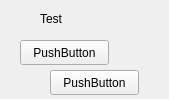
<?xml version="1.0" encoding="UTF-8"?>
<ui version="4.0">
 <class>Test</class>
 <widget class="QWidget" name="Test">
  <property name="geometry">
   <rect>
    <x>0</x>
    <y>0</y>
    <width>169</width>
    <height>99</height>
   </rect>
  </property>
  <property name="windowTitle">
   <string>Form</string>
  </property>
  <widget class="QLabel" name="label">
   <property name="geometry">
    <rect>
     <x>40</x>
     <y>10</y>
     <width>67</width>
     <height>17</height>
    </rect>
   </property>
   <property name="text">
    <string>Test</string>
   </property>
  </widget>
  <widget class="QPushButton" name="pushButton">
   <property name="geometry">
    <rect>
     <x>20</x>
     <y>40</y>
     <width>89</width>
     <height>25</height>
    </rect>
   </property>
   <property name="text">
    <string>PushButton</string>
   </property>
  </widget>
  <widget class="QPushButton" name="pushButton_2">
   <property name="geometry">
    <rect>
     <x>50</x>
     <y>70</y>
     <width>89</width>
     <height>25</height>
    </rect>
   </property>
   <property name="text">
    <string>PushButton</string>
   </property>
  </widget>
 </widget>
 <resources/>
 <connections/>
</ui>
